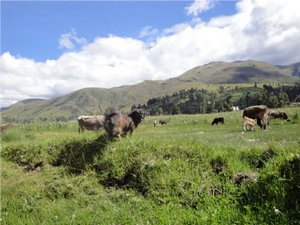
#> input picture Images_processing/Inverting Image/1.jpg, 300 x 225 px, given in place of the camera
$ python Object_detection_Robot.py
#> lines starting #> are read from the running program, lines starting #| are printed output that depends on the picture; after the words box and inside, x2 and y2 are one past the last pixel; in counts of white or black regions, pixels touching at a corner belong together; long printed decimals are rounded
import cv2
import numpy as np

cap = cv2.VideoCapture(0)
Ht = 480
Wd = 640
cap.set(3, Wd)
cap.set(4, Ht)
_, frame = cap.read()
#> frame is the input picture: shape (225, 300, 3); mean B, G, R 131.6, 149, 138.7
rows, cols, ch = frame.shape
#> rows = 225; cols = 300; ch = 3
x_medium = int(cols / 2) #Initialize horizontal position
#> x_medium = 150
y_medium = int(rows / 2) #Initialize vertical positon
#> y_medium = 112

x_center = int(cols / 2) #Initialize Horizontal center position
#> x_center = 150
y_center = int(rows / 2) #Initialize Vertical center position
#> y_center = 112

v = 0
while True:
    _, frame1 = cap.read()
    frame2 = cv2.flip(frame1,-1) # Flip image vertically
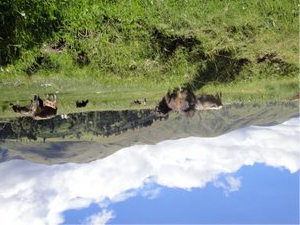
#> frame2: shape (225, 300, 3); mean B, G, R 131.6, 149, 138.7
    frame2 = cv2.flip(frame1, 0) # flip image vertically
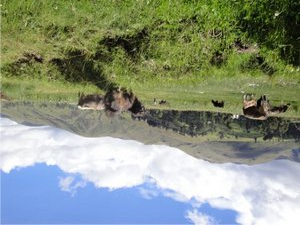
#> frame2: shape (225, 300, 3); mean B, G, R 131.6, 149, 138.7
    hsv_frame2 = cv2.cvtColor(frame2, cv2.COLOR_BGR2HSV)
#> hsv_frame2: shape (225, 300, 3); mean H, S, V 61.1, 85.9, 160.7
    # blurred_frame = cv2.GaussianBlur(frame1, (5, 5), 0)
    #blue Color
    low_red = np.array([46,126,125])
    high_red = np.array([179,255,255])
    red_mask = cv2.inRange(hsv_frame2,low_red,high_red)
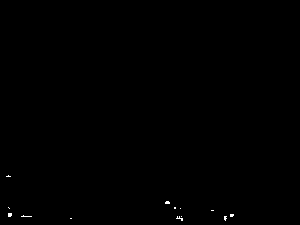
#> red_mask: shape (225, 300); 0.14% white in thin lines or dots, all inside (x1, y1, x2, y2) = (6, 175, 234, 221)
    red = cv2.bitwise_and(frame2,frame2,mask=red_mask)
    #Contors
    contours_red, _ = cv2.findContours(red_mask, cv2.RETR_TREE, cv2.CHAIN_APPROX_NONE)
#> contours_red = 13 contours, all with area under 20
    contours = sorted(contours_red, key=lambda x:cv2.contourArea(x), reverse=True)
#> contours = 13 contours, all with area under 20
    for cnt in contours:
        (x,y,w,h) = cv2.boundingRect(cnt)
        cv2.rectangle(frame2, (x , y) , (x + w, y + h) , (0, 255, 0), 2)
        break
#> this loop made 1 pass
#> (x, y, w, h) on pass 1: (8, 213, 4, 4)
#> frame2: shape (225, 300, 3); 0.07% of pixels changed, all inside (x1, y1, x2, y2) = (7, 212, 14, 219)
    for cnt in contours:
        (x,y,w,h) = cv2.boundingRect(cnt)
        x_medium = int((x + x + w) / 2)
        y_medium = int((y + y + h) / 2)
        break
#> this loop made 1 pass
#> (x, y, w, h, x_medium, y_medium) on pass 1: (8, 213, 4, 4, 10, 215)
    # cv2.line(frame2, (x_medium, 0), (x_medium, (Ht)), (0, 255, 0), 2)
    # cv2.line(frame2, (0, y_medium), (Wd, y_medium), (0, 255, 0), 2)
    cv2.line(frame2, (320,y_medium), (x_medium,y_medium), (0, 255, 0), 2)
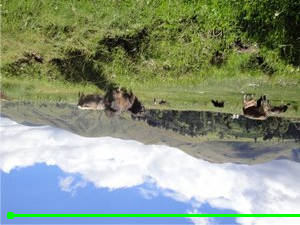
#> frame2: shape (225, 300, 3); mean B, G, R 128.5, 150, 136.7
    cv2.line(frame2, (320, 0), (320,480), (255, 255, 0), 3)
    cv2.imshow("IN Frame", frame2)

    if x_medium < 320:
        v = ((x_medium*0.1)//2) - 15
#> v = -15
    elif  290 >= x_medium <= 310:
        v = 0
    elif x_medium > 320:
        v = ((((640-x_medium)*0.1)//2) - 15) * -1
    print(v*0.03)
#| -0.45
    key = cv2.waitKey(1)
#> (key Esc is pressed here)
    if key == 27:
        print("key", key)
#| key 27
        break
cv2.destroyAllWindows()
cap.release()

$ run again, on Images_processing/Inverting Image/3.jpg
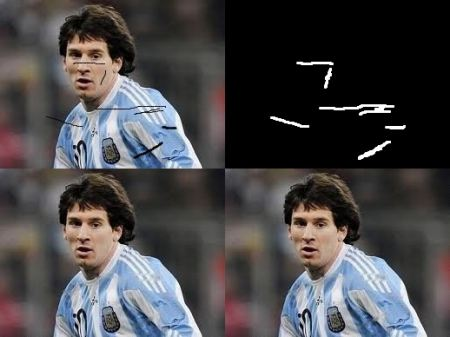
#> input picture Images_processing/Inverting Image/3.jpg, 450 x 337 px, given in place of the camera
#> frame is the input picture: shape (337, 450, 3); mean B, G, R 73.3, 70.9, 72.5
#> hsv_frame2: shape (337, 450, 3); mean H, S, V 50.1, 37.4, 80.2
#> `red_mask = cv2.inRange(hsv_frame2,low_red,high_red)`:
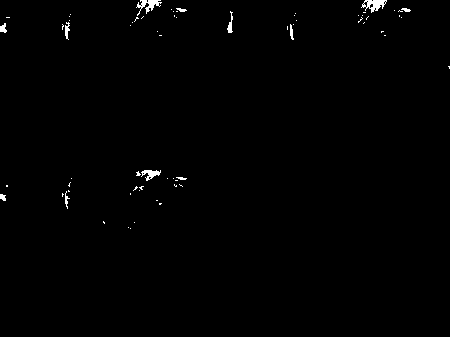
#> red_mask: shape (337, 450); 0.63% white; 67 white regions (55 under 20 px)
#> contours_red = 77 contours, 69 with area under 20; largest, box (x1, y1, x2, y2) and area: (361, 0, 387, 13) 162, (136, 0, 162, 16) 108, (141, 170, 161, 181) 85, (227, 11, 233, 33) 36, (0, 23, 7, 33) 32, (65, 22, 70, 40) 31, (290, 24, 294, 40) 22, (0, 194, 6, 201) 22
#> contours has the same summary as contours_red
#> the loop `for cnt in contours:` made 1 pass
#> (x, y, w, h) on pass 1: (361, 0, 26, 13)
#> the loop `for cnt in contours:` made 1 pass
#> (x, y, w, h, x_medium, y_medium) on pass 1: (361, 0, 26, 13, 374, 6)
#> `cv2.line(frame2, (320, 0), (320,480), (255, 255, 0), 3)`:
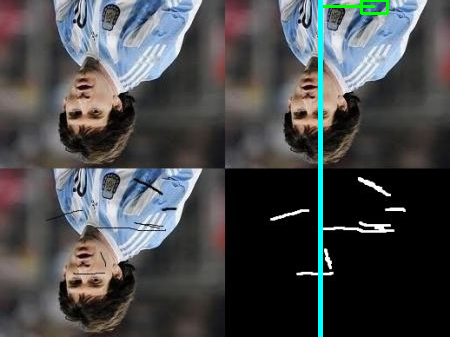
#> frame2: shape (337, 450, 3); mean B, G, R 75.1, 73.4, 71.4
#> v = 2
#| 0.06
#| key 27
